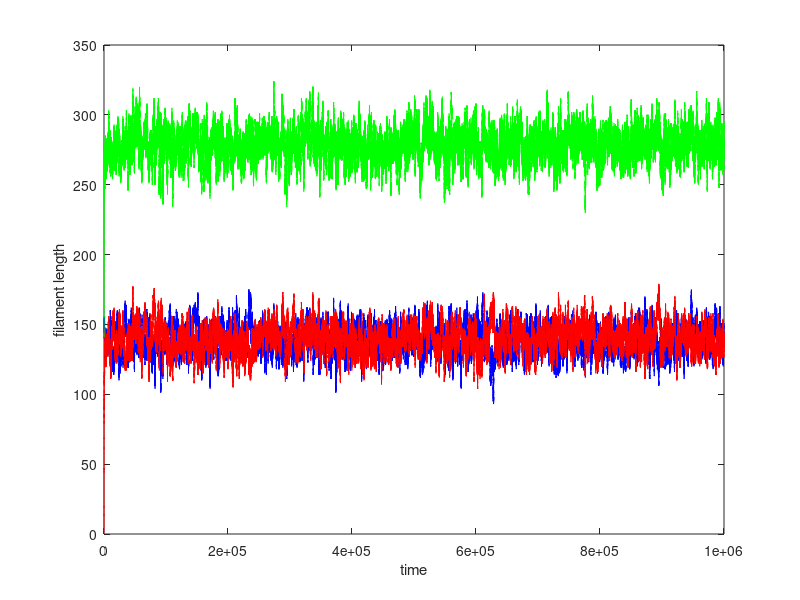

The MATLAB script that drew this image: (Note: this script raises an error after producing the figure.)
%Lishibanya Mohapatra, Brandeis University.

%This code is trying to understand flagella size control in Chlamydomonas.
%The minimal model consists of limiting monomer pool with IFT mechanism.
%First we construct individual length trajectory using Doob-Gillespie
%algorithm, then compute the autocorrelations for L1-L2 and L1+L2, and finally compare it
%with the expected theoretical result.

clear all;
close all;

Ntot=500;
Nift1 = 5;
Nift2 = 5;
v = 2.5;
alpha = 0.01;
r1=((Nift1*v*alpha)/2);
r2=((Nift2*v*alpha)/2);
gamma=0.1;
p1 = zeros(1,Ntot);
p2 = zeros(1,Ntot);
ptot = zeros(1,Ntot);
MaxT=1000000;
t1=1000000;
Lstar=r1*Ntot/(2*r1+gamma);

for j=1:1
    j;
    
    m1=zeros(1,MaxT);
    m1(1)=140;
    m2=zeros(1,MaxT);
    m2(1)=1;
    mtot=zeros(1,MaxT);
    mtot(1)=m1(1)+m2(1);
    monomers=Ntot;
    T=zeros(1,MaxT);
    T(1)=0;
    
    for i=1:MaxT
        
        k1=r1*(monomers-mtot(1))/m1(i);
        k3=r2*(monomers-mtot(1))/m2(i);
               
        if (m1(i)<=1)
            k2=0;
        else
            k2=gamma;
        end
        
        if (m2(i)<=1)
            k4=0;
        else
            k4=gamma;
        end
        
        
        
        k0=k1+k2+k3+k4;
        
        % Determine time spent
        
        CoinFlip1=rand;
        tau(i)=(1/k0)*log(1/CoinFlip1);
        T(i+1)= T(i)+tau(i);
        % Determine reaction
        
        CoinFlip=rand;
        if CoinFlip<=k1/k0
            m1(i+1)=m1(i)+1;
            m2(i+1)=m2(i);
            monomers=monomers-1;
        else
            if (CoinFlip>=k1/k0) && (CoinFlip<=(k1+k2)/k0)
                m1(i+1)=m1(i)-1;
                m2(i+1)=m2(i);
                monomers=monomers+1;
            else
                if (CoinFlip>=(k1+k2)/k0) && (CoinFlip<=(k1+k2+k3)/k0)
                    m1(i+1)=m1(i);
                    m2(i+1)=m2(i)+1;
                    monomers=monomers-1;
                else
                    m1(i+1)=m1(i);
                    m2(i+1)=m2(i)-1;
                    monomers=monomers+1;
                end
            end
        end
        
        mtot(i+1)=m1(i+1)+m2(i+1);
        
        if T(i+1)>=t1
            break;
        end
    end
        
    p1(m1(i+1))= p1(m1(i+1))+1;
    p2(m2(i+1))= p2(m2(i+1))+1;
    ptot(mtot(i+1))= ptot(mtot(i+1))+1;
    
    
end

p1 = p1/sum(p1);
p2 = p2/sum(p2);
ptot = ptot/sum(ptot);
x = 1:1:Ntot;

Avg= sum(x.*p1);
variance= sum((x.^2).*p1)-(sum(x.*p1))^2;


% Plot the trajectories
figure;
plot(T(1:i),m1(1:i),'b')
hold on
plot(T(1:i),m2(1:i),'r')
plot(T(1:i),mtot(1:i),'g')
hold off
xlabel('time')
ylabel('filament length')
legend('L1','L2','L1+L2','location', 'SE');

%Plot the segmented trajectories
figure;
t1=T(10000:i);
sig1=m1(10000:i)-m2(10000:i);
sig0=(m1(10000:i)+m2(10000:i))- 2*Lstar;
plot(t1,sig1,'b.',t1,sig0,'r.')
title('Input signals');
xlabel('time');
ylabel('filament difference and sum lengths');
legend('L1-L2','L1+L2-2Lss','location', 'SE');

%plot the interpolated difference trajectories
xq=t1(1):1:t1(end);
sig=interp1(t1,sig1,xq);
sig2=interp1(t1,sig0,xq);
figure;
plot(t1,sig1,'o',xq,sig,':.');
title('Input signals');
xlabel('time');
ylabel('filament difference length');
legend('signal','Interpolated','location', 'SE');

%plot the interpolated sum trajectories
figure;
plot(t1,sig0,'o',xq,sig2,':.');
title('Input signals');
xlabel('time');
ylabel('filament sum length');
legend('signal','Interpolated','location', 'SE');

lagS=size(xq,2)-1;
lagS2=size(xq,2)-1;


%plot autocorrelation for difference
figure;
autocorr(sig,lagS);
[h,lag]=autocorr(sig,lagS);
j1=(r1/Lstar)*(Ntot/Lstar-2);
k1=(exp(-j1.*lag))/j1;
eta1= 1/k1(1);
k1=(exp(-j1.*lag))*eta1/j1;

%compare computed autocorrelation with theory, using fit 1
figure
plot(lag,h,'b');
hold on;
plot(lag,k1,'g');
hold off;
title('auto-correlation l1-l2');
xlabel('time');
ylabel('autocorr');
xlim([0,2000]);
legend('auto(computed)','auto(theory)','location', 'NE')


Eqn = @(a,x)(a/j1)*exp(-j1*x);
startPoints = 1;
[f1,gof,output] = fit(lag',h',Eqn,'Start', startPoints);
%compare computed autocorrelation with theory, using fit 2
figure;
plot(f1,lag',h','predfunc');
xlabel('time');
ylabel('Autocorrelation');
title('Fit with Theorectical function a*exp(-b*x)');
xlim([0,2000]);
eta3=coeffvalues(f1);

% semi-log plot to check decay
figure;
semilogy(lag(1:1000),h(1:1000),lag(1:1000),k1(1:1000))
title('log auto-correlation l1-l2');
xlabel('lag');
ylabel('log autocorr');
legend('auto(computed)','auto(theory)','location', 'SW')


%plot autocorrelation for sum
figure;
autocorr(sig2,lagS2);
[h2,lag2]=autocorr(sig2,lagS2);
j2=(r1*Ntot)/(Lstar^2);

%compare computed autocorrelation with theory, using fit 1
figure;
k2=exp(-j2.*lag2)/j2;
eta2= 1/k2(1);
k2=exp(-j2.*lag2)*eta2/j2;
plot(lag2,h2,'b');
hold on;
plot(lag2,k2,'g');
hold off;
title('auto-correlation l1+l2');
xlabel('time');
ylabel('autocorr');
xlim([0,2000]);


Eqn = @(a,x)(a/j2)*exp(-j2*x);
startPoints = 1;
[f1,gof,output] = fit(lag2',h2',Eqn,'Start', startPoints);
%compare computed autocorrelation with theory, using fit 2
figure;
plot(f1,lag2',h2','predfunc');
xlabel('time');
ylabel('Autocorrelation');
title('Fit with Theorectical function a*exp(-b*x)');
xlim([0,2000]);
eta4=coeffvalues(f1);

% semi-log plot to check decay
figure;
semilogy(lag2(1:2000),h2(1:2000),lag2(1:2000),k2(1:2000))
title('log auto-correlation l1+l2');
xlabel('lag');
ylabel('log autocorr');
xlim([0,1000]);

% eta1, eta3 values are noise values for difference
% eta2, eta4 values are noise values for sum
